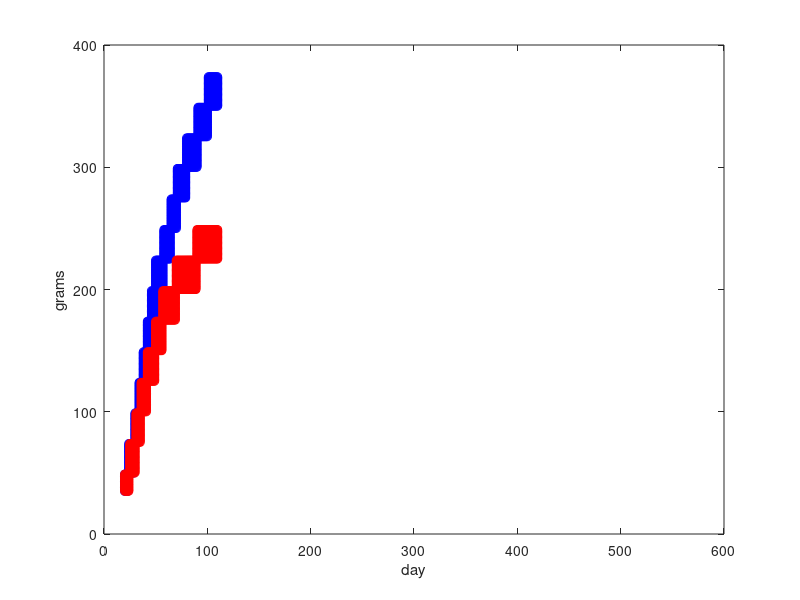

This chart was generated by the following MATLAB code: (Note: this script raises an error after producing the figure.)
function fitWeights
clc
close all

%longer data available here, but doesn't match early data
%http://jn.nutrition.org/cgi/reprint/100/1/59.pdf
% day=   [30   60    90    120   150   180   360   540  ]';
% male=  [72   189.5 270   312   341.5 364.7 443.8 507.4]';
% female=[64.7 154.2 197.1 225.2 238.8 250.5 262.6 262.4]';


%http://www.harlan.com/models/longevans.asp
%note table does not match graph!  ex: male 10 weeks is >300 in graph, but <300 in table!
%   grams     male days        female days
d={...
    [35 49]    [20 23]      [20 24]; ...
    [50 74]    [24 29]      [25 30]; ...
    [75 99]    [30 33]      [31 35]; ...
    [100 124]  [34 37]      [36 41]; ...
    [125 149]  [38 41]      [42 49]; ...
    [150 174]  [42 45]      [50 56]; ...
    [175 199]  [46 49]      [57 69]; ...
    [200 224]  [50 57]      [70 89]; ...
    [225 249]  [58 64]      [90 110]; ...
    [250 274]  [65 70]      []; ...
    [275 299]  [71 79]      []; ...
    [300 324]  [80 90]      []; ...
    [325 349]  [91 100]     []; ...
    [350 374]  [101 110]    []...
    };

male_day=[];female_day=[];male=[];female=[];
for i=1:size(d,1)
    for j=d{i,1}(1):d{i,1}(2)
        for k=d{i,2}(1):d{i,2}(2)
            male(end+1,1)=j;
            male_day(end+1,1)=k;
        end
        if ~isempty(d{i,3})
            for k=d{i,3}(1):d{i,3}(2)
                female(end+1,1)=j;
                female_day(end+1,1)=k;
            end
        end
    end
end

plot(male_day,male,'bo');
hold on
plot(female_day,female,'ro');
xlim([0 600])

ylabel('grams')
xlabel('day')

plotOracle=true;
if plotOracle
    t=.85;
    c=dbconn;
    ids={'106','177'};
    [maleW maleD maleT] = getBodyWeightHistory(c,ids{1});
    [femaleW femaleD femaleT] = getBodyWeightHistory(c,ids{2});
    s=getSubjects(c,ids);
    closeconn(c);
    if s(1).gender=='M' && s(2).gender=='F'
        plot(maleD-s(1).dob,[maleW maleT/t],'bx')
        hold on
        plot(femaleD-s(2).dob,[femaleW femaleT/t],'rx')
    else
        error('bad genders')
    end
end

% a=curve
% b=scale
% c=y offset
% d=location

mods={...
    'log'       'c+(b*log(x-d)/log(a))'     {'a' 'b' 'c' 'd'}   [1 0]   '-'    {[] []};...
    'root'      'c+(b*(abs(x-d))^(1/a))'    {'a' 'b' 'c' 'd'}   [1 0]   '--'   {[] []};...

    'logNorm'   'c+(b*logncdf(x,d,a))'      {'a' 'b' 'c' 'd'}   [0]      '+' {[0.7759 467.9 -12.32 4.036] [0.6011 242.8 13.21  3.798]};...
    'gauss'     'c+(b*normcdf(x,d,a))'      {'a' 'b' 'c' 'd'}   [0 0]      'o' {[77.3834647674482 1648.77075229918 -1235.11038096151 -35.4854723926335]  [46.1687313615877 603.042351484134 -357.985060210495 2.98819459316451]};...

    'atan'      'c+(b*atan(x-d))'           {'b' 'c' 'd'}       []      'x' {[64147.2790884138 -100037.152240227 -70.550853890521] [6725 -1.027e+004 -2.296]};...
    'sig'       'c+(b/(1+exp(a*(d-x))))'        {'a' 'b' 'c' 'd'}       [0 .75*max(female)]      '*' {[] []};...

    %e is a "scale parameter" and may be redundant with b (choose e to be 1, the default)
    'wbl'       'c+(b*wblcdf(x-d,e,a))'     {'a' 'b' 'c' 'd' 'e'} [0 -inf -inf -inf 0] '-.' {[0.867145410886847 457.96805958187 55.4593110159781 28.1607492830005 70.5208590545724] [1.14150787475503 210.345141355582 42.1940257499687 22.62263879965 35.286474278694]};...
    };

for i=1:size(mods,1)
    f=fittype(mods{i,2});

    if ~all(strcmp(coeffnames(f),mods{i,3}'))
        error('unexpected ordering of names -- will misinterpret up lower/upper vectors')
    end

    opts=fitoptions(mods{i,2});

    opts.MaxFunEvals=10000;
    opts.MaxIter=10000;

    if ~isempty(mods{i,4})
        opts.Lower=mods{i,4};
    end

    if ~isempty(mods{i,6}{1})
        opts.StartPoint=mods{i,6}{1};
    end

    doFit(male_day,male,f,opts,[mods{i,1} ' male'],['b' mods{i,5}]);

    if ~isempty(mods{i,6}{2})
        opts.StartPoint=mods{i,6}{2};
    else
        opts.StartPoint=[];
    end
    doFit(female_day,female,f,opts,[mods{i,1} ' female'],['r' mods{i,5}]);
end
end


function doFit(day,data,f,opts,name,pStr)
done=false;

try
    warning('off','curvefit:fit:noStartPoint')
    [theFit,gof,output] = fit(day,data,f,opts);
    warning('on','curvefit:fit:noStartPoint')
    done=true;
catch ex 
    disp(['CAUGHT ERROR: ' getReport(ex,'extended')])
    name
    error('got a nan, you need to set bounds')
end
fprintf([name ':\n'])
z=struct(theFit);
disp([z.coeffValues{:}])
if output.exitflag<=0
    output.exitflag
    warning('no converge')
    pause
end

plot(theFit,pStr)
end